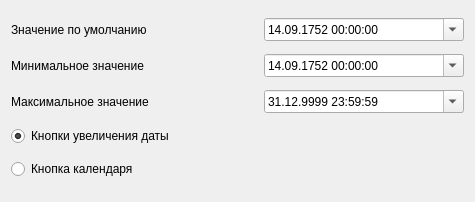
<?xml version="1.0" encoding="UTF-8"?>
<ui version="4.0">
 <class>Datetime</class>
 <widget class="QWidget" name="Datetime">
  <property name="geometry">
   <rect>
    <x>0</x>
    <y>0</y>
    <width>475</width>
    <height>202</height>
   </rect>
  </property>
  <property name="minimumSize">
   <size>
    <width>475</width>
    <height>0</height>
   </size>
  </property>
  <property name="windowTitle">
   <string>Datetime</string>
  </property>
  <layout class="QVBoxLayout" name="verticalLayout">
   <item>
    <layout class="QHBoxLayout" name="defaultLayout">
     <item>
      <widget class="QLabel" name="defaultLabel">
       <property name="sizePolicy">
        <sizepolicy hsizetype="Maximum" vsizetype="Preferred">
         <horstretch>0</horstretch>
         <verstretch>0</verstretch>
        </sizepolicy>
       </property>
       <property name="text">
        <string>Значение по умолчанию</string>
       </property>
      </widget>
     </item>
     <item>
      <spacer name="defaultSpacer">
       <property name="orientation">
        <enum>Qt::Horizontal</enum>
       </property>
       <property name="sizeHint" stdset="0">
        <size>
         <width>40</width>
         <height>20</height>
        </size>
       </property>
      </spacer>
     </item>
     <item>
      <widget class="QDateTimeEdit" name="defaultField">
       <property name="minimumSize">
        <size>
         <width>200</width>
         <height>0</height>
        </size>
       </property>
       <property name="dateTime">
        <datetime>
         <hour>0</hour>
         <minute>0</minute>
         <second>0</second>
         <year>1752</year>
         <month>9</month>
         <day>14</day>
        </datetime>
       </property>
       <property name="displayFormat">
        <string>dd.MM.yyyy HH:mm:ss</string>
       </property>
       <property name="calendarPopup">
        <bool>true</bool>
       </property>
      </widget>
     </item>
    </layout>
   </item>
   <item>
    <layout class="QHBoxLayout" name="minValueLayout">
     <item>
      <widget class="QLabel" name="minValueLabel">
       <property name="sizePolicy">
        <sizepolicy hsizetype="Maximum" vsizetype="Preferred">
         <horstretch>0</horstretch>
         <verstretch>0</verstretch>
        </sizepolicy>
       </property>
       <property name="text">
        <string>Минимальное значение</string>
       </property>
      </widget>
     </item>
     <item>
      <spacer name="minValueSpacer">
       <property name="orientation">
        <enum>Qt::Horizontal</enum>
       </property>
       <property name="sizeHint" stdset="0">
        <size>
         <width>40</width>
         <height>20</height>
        </size>
       </property>
      </spacer>
     </item>
     <item>
      <widget class="QDateTimeEdit" name="minValueField">
       <property name="minimumSize">
        <size>
         <width>200</width>
         <height>0</height>
        </size>
       </property>
       <property name="dateTime">
        <datetime>
         <hour>0</hour>
         <minute>0</minute>
         <second>0</second>
         <year>1752</year>
         <month>9</month>
         <day>14</day>
        </datetime>
       </property>
       <property name="displayFormat">
        <string>dd.MM.yyyy HH:mm:ss</string>
       </property>
       <property name="calendarPopup">
        <bool>true</bool>
       </property>
      </widget>
     </item>
    </layout>
   </item>
   <item>
    <layout class="QHBoxLayout" name="maxValueLayout">
     <item>
      <widget class="QLabel" name="maxValueLabel">
       <property name="sizePolicy">
        <sizepolicy hsizetype="Maximum" vsizetype="Preferred">
         <horstretch>0</horstretch>
         <verstretch>0</verstretch>
        </sizepolicy>
       </property>
       <property name="text">
        <string>Максимальное значение</string>
       </property>
      </widget>
     </item>
     <item>
      <spacer name="maxValueSpacer">
       <property name="orientation">
        <enum>Qt::Horizontal</enum>
       </property>
       <property name="sizeHint" stdset="0">
        <size>
         <width>40</width>
         <height>20</height>
        </size>
       </property>
      </spacer>
     </item>
     <item>
      <widget class="QDateTimeEdit" name="maxValueField">
       <property name="minimumSize">
        <size>
         <width>200</width>
         <height>0</height>
        </size>
       </property>
       <property name="dateTime">
        <datetime>
         <hour>23</hour>
         <minute>59</minute>
         <second>59</second>
         <year>9999</year>
         <month>12</month>
         <day>31</day>
        </datetime>
       </property>
       <property name="displayFormat">
        <string>dd.MM.yyyy HH:mm:ss</string>
       </property>
       <property name="calendarPopup">
        <bool>true</bool>
       </property>
      </widget>
     </item>
    </layout>
   </item>
   <item>
    <widget class="QRadioButton" name="increaseButtonsCheckbox">
     <property name="text">
      <string>Кнопки увеличения даты</string>
     </property>
     <property name="checked">
      <bool>true</bool>
     </property>
    </widget>
   </item>
   <item>
    <widget class="QRadioButton" name="calendarButtonCheckbox">
     <property name="text">
      <string>Кнопка календаря</string>
     </property>
     <property name="checked">
      <bool>false</bool>
     </property>
    </widget>
   </item>
  </layout>
 </widget>
 <resources/>
 <connections/>
</ui>
